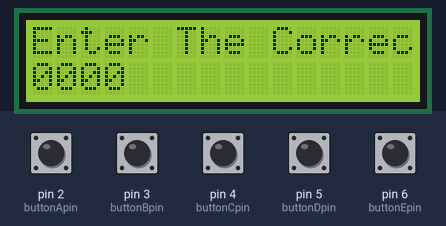
Bench run of a sketch on a simulated Arduino Uno, built with avr-gcc and run on an emulated ATmega328P. On the bench: 16×2 character LCD. The test bench sets the inputs (shaded band); at power-on: pin 2 (buttonApin), pin 3 (buttonBpin), pin 4 (buttonCpin), pin 5 (buttonDpin), pin 6 (buttonEpin) HIGH.

Above: at 1.2 s.
1.3 s: pin 3 (buttonBpin) pulled LOW for 1 s
At 1.44 s:
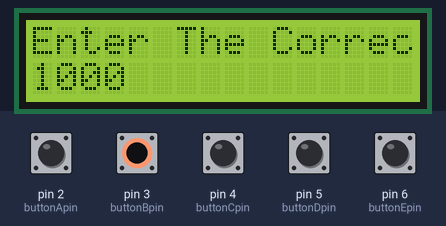
3.8 s: pin 4 (buttonCpin) pulled LOW for 0.3 s
At 3.96 s:
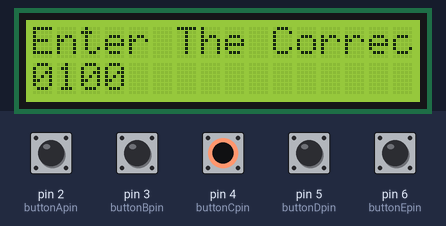
5.6 s: pin 5 (buttonDpin) pulled LOW for 0.3 s
At 7.0 s:
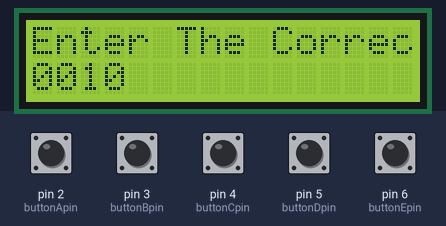
7.4 s: pin 3 (buttonBpin) pulled LOW for 0.3 s
At 9.0 s:
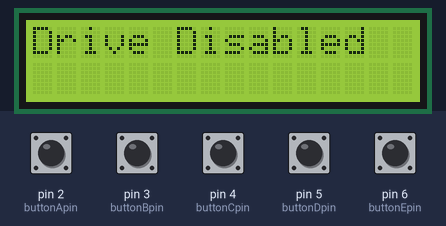
Timing chart, 0 to 10.3 s (numbered marks = the images above; inputs shaded):
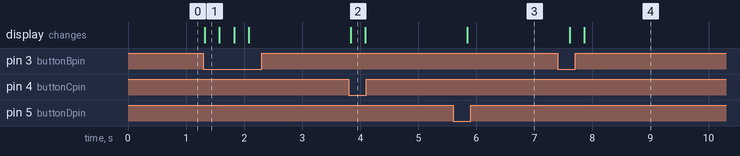

The sketch:

Task_2.ino
```cpp
#include <LiquidCrystal.h> //includes the liquid crystal library to connect to the lcd screen.
LiquidCrystal lcd(7, 8, 9, 10, 11, 12); //Initialises the pins for the lcd screen
int buttonApin = 2; //Initialises the pin for switchA
int buttonBpin = 3; //Initialises the pin for switchB
int buttonCpin = 4; //Initialises the pin for switchC
int buttonDpin = 5; //Initialises the pin for switchD
int buttonEpin = 6; //Initialises the pin for switchE
int binary_dis[4]; //Creates an integer array
bool button_enabled = false; //Creates a boolean as false
void setup() {
  // Setup code to enable the correct pins and print out "Drive Disabled"
  pinMode(buttonApin, INPUT_PULLUP); //Sets pin 2 to a switch input pin
  pinMode(buttonBpin, INPUT_PULLUP); //Sets pin 3 to a switch input pin
  pinMode(buttonCpin, INPUT_PULLUP); //Sets pin 4 to a switch input pin
  pinMode(buttonDpin, INPUT_PULLUP); //Sets pin 5 to a switch input pin
  pinMode(buttonEpin, INPUT_PULLUP); //Sets pin 6 to a switch input pin
  lcd.begin(16, 2); //Turns the lcd screen on
  lcd.print("Enter The Correct Combination"); //Print "Drive Disabled" onto the lcd screen
}

void loop() {
  //This part of the code conatins the combination input part
  while (button_enabled == false) //While button_enabled is false, loop through the below code
  {
    int i = 0; //Assign integer i as 0
    if (digitalRead(buttonBpin) == LOW) //If switchB is low
    {
      if(binary_dis[0] == 0) //If the value in position 0 (1 along) is 0
      {
        binary_dis[0] = 1; //Change position 0 (1 along) to 1
      }
      else if(binary_dis[0] == 1) //If the value in position 0 (1 along) is 1
      {
        binary_dis[0] = 0; //Change position 0 (1 along) to 0
      }
    }
    if (digitalRead(buttonCpin) == LOW) //If switchC is low
    {
      if(binary_dis[1] == 0) //If the value in position 1 (2 along) is 0
      {
        binary_dis[1] = 1; //Change position 1 (2 along) to 1
      }
      else if(binary_dis[1] == 1) //If the value in position 1 (2 along) is 1
      {
        binary_dis[1] = 0; //Change position 1 (2 along) to 0
      }
    }
    if (digitalRead(buttonDpin) == LOW) //If switchD is low
    {
      if(binary_dis[2] == 0) //If the value in position 2 (3 along) is 0
      {
        binary_dis[2] = 1; //Change position 2 (3 along) to 1
      }
      else if(binary_dis[2] == 1) //If the value in position 2 (3 along) is 1
      {
        binary_dis[2] = 0; //Change position 2 (3 along) to 0
      }
    }
    if (digitalRead(buttonEpin) == LOW) //If switchE is low
    {
      if(binary_dis[3] == 0) //If the value in position 3 (4 along) is 0
      {
        binary_dis[3] = 1; //Change position 3 (4 along) to 1
      }
      else if(binary_dis[3] == 1) //If the value in position 3 (4 along) is 1
      {
        binary_dis[3] = 0; //Change position 3 (4 along) to 0
      }
    }
    for(i=0;i<4;i++) //Loops through the display algorithm 4 times with i going from 0 -> 3
    {
      lcd.setCursor(i, 1); //Sets the cursor to the second line and the x position alligned with the array position
      lcd.print(binary_dis[i]); //Displays the number corresponding to the position in the array
    }
    if (binary_dis[0] == 1 && binary_dis[1] == 0 && binary_dis[2] == 1 && binary_dis[3] == 0) //If the code is equal to 1010
    {
      button_enabled = true; //puts button_enabled as true
      lcd.clear(); //clears the lcd screen
    }
    delay (250); //Delays of 250 milliseconds
  }

  //This part of the code displays the correct message based on the switch's position
  if (digitalRead(buttonApin) == LOW) //If the switch is low
  {
    lcd.setCursor(0, 0); //Set the cursor to position 0,0 on the lcd screen
    lcd.print("Drive Enabled"); //Print "Drive Enabled" onto the lcd screen
  }
  if (digitalRead(buttonApin) == HIGH) //If the switch is high
  {
    lcd.setCursor(0, 0); //Set the cursor to position 0,0 on the lcd screen
    lcd.print("Drive Disabled"); //Print "Drive Disabled" onto the lcd screen
  }
}
```

Measured:
- after the input at 1.3 s, the display: changes at once (image 1)
- after the input at 3.8 s, the display: changes at once (image 2)
- after the input at 5.6 s, the display: changes after 0.25 s (image 3)
- after the input at 7.4 s, the display: first changes after 0.21 s (image 4 shows a later state)
